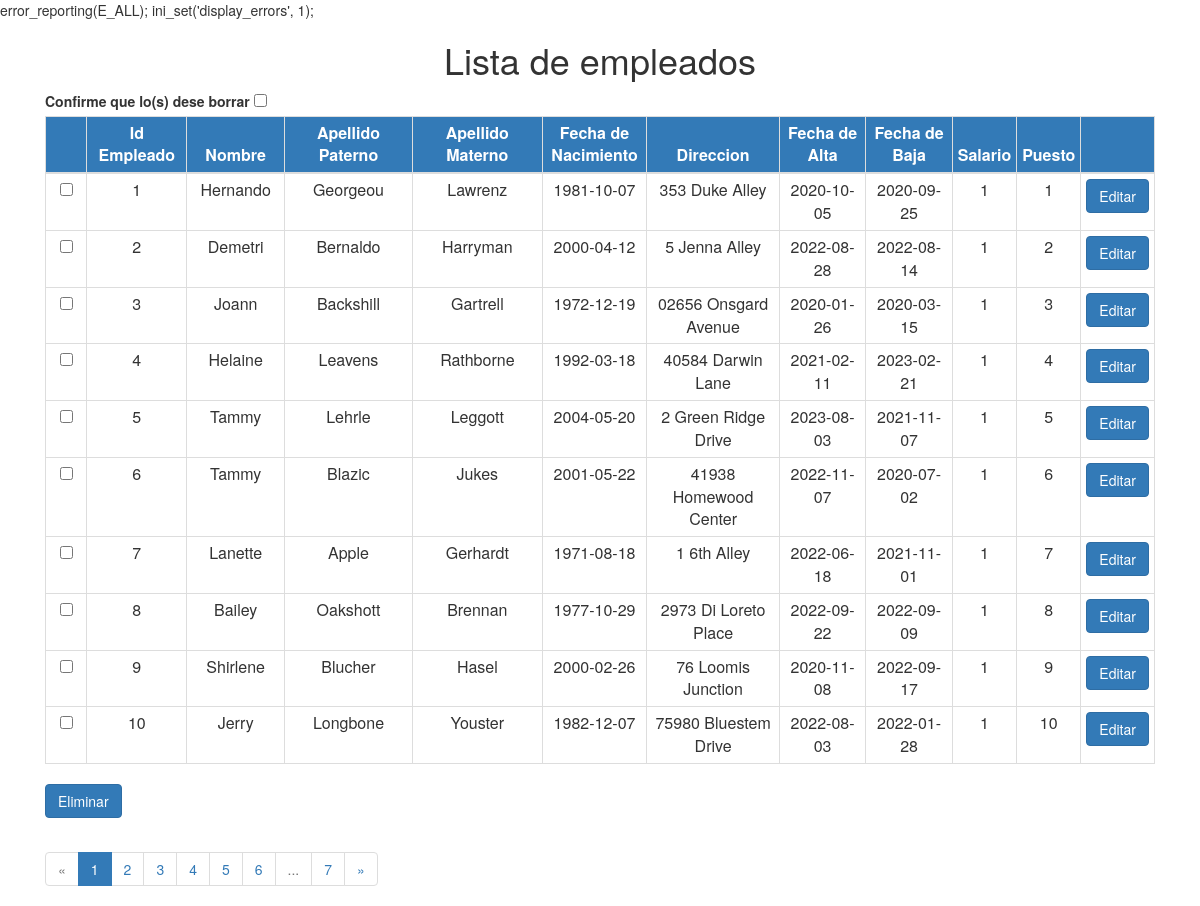
The page / on the database its author committed.
### tables this page shows
CREATE TABLE `empleado` (
    `id` int(11) NOT NULL,
    `nombre` varchar(100) NOT NULL,
    `ap_paterno` varchar(50) NOT NULL,
    `ap_materno` varchar(50) NOT NULL,
    `fecha_nacimiento` date NOT NULL,
    `direccion` varchar(100) NOT NULL,
    `fecha_alta` date NOT NULL,
    `fecha_baja` date DEFAULT NULL,
    `salario` float NOT NULL,
    `puesto` int(11) NOT NULL
);

### index.php (the view, shortened to what this page needs)
<?php
require_once 'model/Paginar.php';
$conexion = new mysqli('localhost','root','','edbm');
$conexion->query("SET NAMES 'utf8'");
$pagina = (isset($_GET['page'])) ? $_GET['page'] : 1;
$enlaces = (isset($_GET['enlaces'])) ? $_GET['enlaces'] : 5;
$consulta = "SELECT * FROM empleado ";
$paginar = new Paginar($conexion, $consulta);
$resultados = $paginar->getDatos($pagina);
?>
<!DOCTYPE html>
<html>
<head>
<link rel="stylesheet" href="https://maxcdn.bootstrapcdn.com/bootstrap/3.3.6/css/bootstrap.min.css"
>
</head>
<body>
<div class="container">
        <div class="col-md-12 ">
            <h1 style="text-align:center">Lista de empleados</h1>
            <form method="post">
                <table class="table table-hover table-condensed table-bordered ">
                    <thead>
                        <tr style="background:#337ab7; color:white;">
                            <th width="5%"></th>
                            <th class="text-center" width="10%">Id Empleado</th>
                            <th class="text-center" width="10%">Nombre</th>
                            <th class="text-center" width="15%">Apellido Paterno</th>
                            <th class="text-center" width="15%">Apellido Materno</th>
                            <th class="text-center" width="10%" >Fecha de Nacimiento</th>
                            <th class="text-center" width="15%">Direccion</th>
                            <th class="text-center" width="10%">Fecha de Alta</th>
                            <th class="text-center" width="10%">Fecha de Baja</th>
                            <th width="10%">Salario</th>
                            <th width="10%">Puesto</th>
                            <th class="text-center" width="10%"></th>
                        </tr>
                    </thead>
                    <label for="confirm_delete">
                        Confirme que lo(s) dese borrar
                        <input type="checkbox" name="confirm_delete" id="confirm_delete">
                    </label>
                    <tbody>
                        <?php for ($i = 0; $i < count($resultados->datos); $i++): ?>
                            <tr>
                                <td class="text-center"><input type="checkbox" name="selection[]" value="<?php echo $resultados->datos[$i]['id'];?>"></td>
                                <td class="text-center"><?php echo $resultados->datos[$i]['id']; ?></td>
                                <td class="text-center"><?php echo $resultados->datos[$i]['nombre']; ?></td>
                                <td class="text-center"><?php echo $resultados->datos[$i]['ap_paterno']; ?></td>
                                <td class="text-center"><?php echo $resultados->datos[$i]['ap_materno']; ?></td>
                                <td class="text-center"><?php echo $resultados->datos[$i]['fecha_nacimiento']; ?></td>
                                <td class="text-center"><?php echo $resultados->datos[$i]['direccion']; ?></td>
                                <td class="text-center"><?php echo $resultados->datos[$i]['fecha_alta']; ?></td>
                                <td class="text-center"><?php echo $resultados->datos[$i]['fecha_baja']; ?></td>
                                <td class="text-center"><?php echo $resultados->datos[$i]['salario']; ?></td>
                                <td class="text-center"><?php echo $resultados->datos[$i]['puesto']; ?></td>
                                <td><a href="model/EditarEmpleado.php?id=<?php echo $resultados->datos[$i]['id']; ?>" class="btn btn-primary">Editar</a></td>
                            </tr>
                        <?php endfor; ?>
                    </tbody>
                </table>
                <input type="submit" name="delete" value="Eliminar" class="btn btn-primary">
            </form>
            <ul class="pagination">
                <?php echo $paginar->crearLinks($enlaces); ?>
            </ul>
        </div>
    </div>
</body>
</html>

### model/Paginar.php (shortened to what this page needs)
<?php
    class Paginar {
        private $conexion;
        private $limite = 10;
        private $pagina;
        private $consulta;
        private $total;
        public function __construct($conex, $cons) {
            $this->conexion = $conex;
            $this->consulta = $cons;
            $respuesta = $this->conexion->query($this->consulta);
            $this->total = $respuesta->num_rows;
        }
        public function getDatos($p) {
            $this->pagina = $p;
            $inicio = ($this->pagina - 1) * $this->limite ;
            $consultar = $this->consulta.' limit '.$inicio.','.$this->limite;
            $respuesta = $this->conexion->query($consultar);
            while($row = $respuesta->fetch_assoc())
                $resultados[]  = $row;
            $result = new stdclass();
            $result->pagina = $this->pagina;
            $result->limite = $this->limite;
            $result->total = $this->total;
            $result->datos = $resultados;
            return $result;
        }
        public function crearLinks($enlaces) {
            $ultimo  = ceil($this->total / $this->limite);
            $comienzo = (($this->pagina - $enlaces) > 0) ? $this->pagina - $enlaces : 1;
            $fin  = (($this->pagina + $enlaces) < $ultimo) ? $this->pagina + $enlaces : $ultimo;
            $clase = ($this->pagina == 1) ? "disabled" : "";
            $html = '<li class="'.$clase.'"><a href="?limit='.$this->limite.'&page='.($this->pagina-1).'">&laquo;</a></li>';
            for($i = $comienzo ; $i <= $fin; $i++) {
                $clase  = ( $this->pagina == $i ) ? "active" : "";
                $html  .= '<li class="'.$clase.'"><a href="?limit='.$this->limite.'&page='.$i.'">'.$i.'</a></li>';
            }
            if($fin < $ultimo) {
                $html  .= '<li class="disabled"><span>...</span></li>';
                $html  .= '<li><a href="?limit='.$this->limite.'&page='.$ultimo.'">'.$ultimo.'</a></li>';
            }
            $clase  = ( $this->pagina == $ultimo ) ? "disabled" : "enabled";
            $html  .= '<li class="'.$clase.'"><a href="?limit='.$this->limite.'&page='.($this->pagina+1).'">&raquo;</a></li>';
            return $html;
        }
    }
?>

### rows shown on the page
empleado: id "1", nombre "Hernando", ap_paterno "Georgeou", ap_materno "Lawrenz", fecha_nacimiento "1981-10-07", direccion "353 Duke Alley", fecha_alta "2020-10-05", fecha_baja "2020-09-25", salario "1", puesto "1"
empleado: id "2", nombre "Demetri", ap_paterno "Bernaldo", ap_materno "Harryman", fecha_nacimiento "2000-04-12", direccion "5 Jenna Alley", fecha_alta "2022-08-28", fecha_baja "2022-08-14", salario "1", puesto "2"
empleado: id "3", nombre "Joann", ap_paterno "Backshill", ap_materno "Gartrell", fecha_nacimiento "1972-12-19", direccion "02656 Onsgard Avenue", fecha_alta "2020-01-26", fecha_baja "2020-03-15", salario "1", puesto "3"
empleado: id "4", nombre "Helaine", ap_paterno "Leavens", ap_materno "Rathborne", fecha_nacimiento "1992-03-18", direccion "40584 Darwin Lane", fecha_alta "2021-02-11", fecha_baja "2023-02-21", salario "1", puesto "4"
empleado: id "5", nombre "Tammy", ap_paterno "Lehrle", ap_materno "Leggott", fecha_nacimiento "2004-05-20", direccion "2 Green Ridge Drive", fecha_alta "2023-08-03", fecha_baja "2021-11-07", salario "1", puesto "5"
empleado: id "6", nombre "Tammy", ap_paterno "Blazic", ap_materno "Jukes", fecha_nacimiento "2001-05-22", direccion "41938 Homewood Center", fecha_alta "2022-11-07", fecha_baja "2020-07-02", salario "1", puesto "6"
empleado: id "7", nombre "Lanette", ap_paterno "Apple", ap_materno "Gerhardt", fecha_nacimiento "1971-08-18", direccion "1 6th Alley", fecha_alta "2022-06-18", fecha_baja "2021-11-01", salario "1", puesto "7"
empleado: id "8", nombre "Bailey", ap_paterno "Oakshott", ap_materno "Brennan", fecha_nacimiento "1977-10-29", direccion "2973 Di Loreto Place", fecha_alta "2022-09-22", fecha_baja "2022-09-09", salario "1", puesto "8"
empleado: id "9", nombre "Shirlene", ap_paterno "Blucher", ap_materno "Hasel", fecha_nacimiento "2000-02-26", direccion "76 Loomis Junction", fecha_alta "2020-11-08", fecha_baja "2022-09-17", salario "1", puesto "9"
empleado: id "10", nombre "Jerry", ap_paterno "Longbone", ap_materno "Youster", fecha_nacimiento "1982-12-07", direccion "75980 Bluestem Drive", fecha_alta "2022-08-03", fecha_baja "2022-01-28", salario "1", puesto "10"

### other values the page prints
$ultimo "7"
